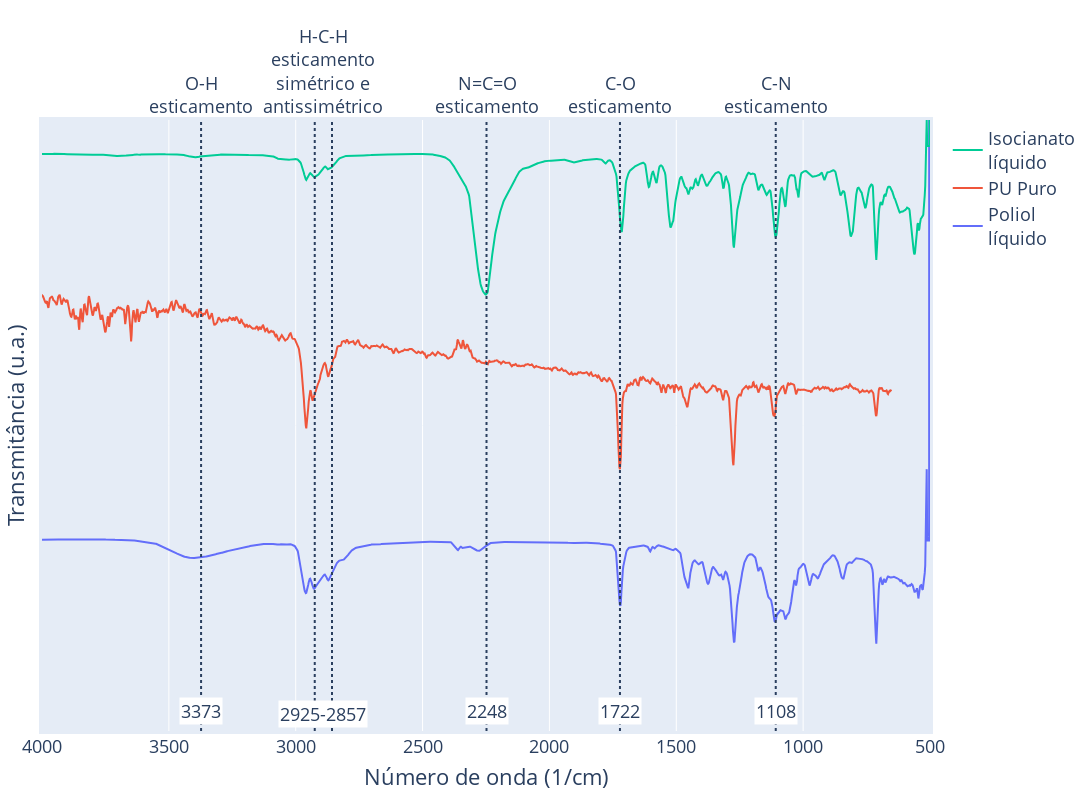

Notebook cell for this chart:
### Code cell
fig = go.Figure()
for k,(key, frame) in enumerate([
    ('Poliol.csv',frames['Poliol.csv']),
    ('pu-p2.csv',frames['pu-p2.csv']),
    ('Isocianato.csv',frames['Isocianato.csv']),
]):
    df = frame
    fig.add_trace(
        go.Scatter(
            x = df['Wavenumber'],
            y = df['%Transmitance'].apply(lambda x: x+k)/2,
            name = names[key],
            visible = True
        )
    )
fig.update_layout(
    xaxis_range = [4000, 500],
    yaxis_range = [-0.25, 1.5],
    xaxis_title_text = 'Número de onda (1/cm)',
    yaxis_title_text = 'Transmitância (u.a.)',
    #title_text = 'Espectros de Infra-vermelho',
    yaxis = dict(tickvals = [], zeroline = False),
    font_size = 18,
    legend={'traceorder':'reversed'},
    width = 1100,
    height = 800,
    margin = {
        't':120,
        'b':40,
        'r':40,
        'l':40,
        'pad':3
    }
)
fig = add_vibration_annotation(fig, 'N=C=O<br>esticamento', 2248)
fig = add_vibration_annotation(fig, 'O-H<br>esticamento', 3373)
fig = add_vibration_annotation(fig, 'C-N<br>esticamento', 1108)
fig = add_vibration_annotation(fig, 'C-O<br>esticamento', 1722)
fig = add_vibration_annotation(fig, 'H-C-H<br>esticamento<br>simétrico e<br>antissimétrico', [2857,2925])
fig

### Figure 1 — Plotly figure (JSON) as saved in the notebook; plotly's stock layout.template omitted (floating-point values rounded to 4 significant figures; data arrays with more than 128 entries replaced by an {"elided": "..."} marker saying what was removed)
{"data": [{"name": "Poliol<br>líquido", "type": "scatter", "visible": true, "x": {"elided": "1868 float values"}, "y": {"elided": "1868 float values"}}, {"name": "PU Puro", "type": "scatter", "visible": true, "x": {"elided": "1738 float values"}, "y": {"elided": "1738 float values"}}, {"name": "Isocianato<br>líquido", "type": "scatter", "visible": true, "x": {"elided": "1868 float values"}, "y": {"elided": "1868 float values"}}], "layout": {"annotations": [{"showarrow": false, "text": "N=C=O<br>esticamento", "x": 2248, "y": 1, "yanchor": "bottom", "yref": "paper"}, {"bgcolor": "white", "showarrow": false, "text": "2248", "x": 2248, "y": 0.055, "yanchor": "top", "yref": "paper"}, {"showarrow": false, "text": "O-H<br>esticamento", "x": 3373, "y": 1, "yanchor": "bottom", "yref": "paper"}, {"bgcolor": "white", "showarrow": false, "text": "3373", "x": 3373, "y": 0.055, "yanchor": "top", "yref": "paper"}, {"showarrow": false, "text": "C-N<br>esticamento", "x": 1108, "y": 1, "yanchor": "bottom", "yref": "paper"}, {"bgcolor": "white", "showarrow": false, "text": "1108", "x": 1108, "y": 0.055, "yanchor": "top", "yref": "paper"}, {"showarrow": false, "text": "C-O<br>esticamento", "x": 1722, "y": 1, "yanchor": "bottom", "yref": "paper"}, {"bgcolor": "white", "showarrow": false, "text": "1722", "x": 1722, "y": 0.055, "yanchor": "top", "yref": "paper"}, {"showarrow": false, "text": "H-C-H<br>esticamento<br>simétrico e<br>antissimétrico", "x": 2891, "y": 1, "yanchor": "bottom", "yref": "paper"}, {"bgcolor": "white", "showarrow": false, "text": "2925-2857", "x": 2891, "y": 0.05, "yanchor": "top", "yref": "paper"}], "font": {"size": 18}, "height": 800, "legend": {"traceorder": "reversed"}, "margin": {"b": 40, "l": 40, "pad": 3, "r": 40, "t": 120}, "shapes": [{"line": {"dash": "dot"}, "type": "line", "x0": 2248, "x1": 2248, "xref": "x", "y0": 0, "y1": 1, "yref": "y domain"}, {"line": {"dash": "dot"}, "type": "line", "x0": 3373, "x1": 3373, "xref": "x", "y0": 0, "y1": 1, "yref": "y domain"}, {"line": {"dash": "dot"}, "type": "line", "x0": 1108, "x1": 1108, "xref": "x", "y0": 0, "y1": 1, "yref": "y domain"}, {"line": {"dash": "dot"}, "type": "line", "x0": 1722, "x1": 1722, "xref": "x", "y0": 0, "y1": 1, "yref": "y domain"}, {"line": {"dash": "dot"}, "type": "line", "x0": 2857, "x1": 2857, "xref": "x", "y0": 0, "y1": 1, "yref": "y domain"}, {"line": {"dash": "dot"}, "type": "line", "x0": 2925, "x1": 2925, "xref": "x", "y0": 0, "y1": 1, "yref": "y domain"}], "width": 1100, "xaxis": {"range": [4000, 500], "title": {"text": "Número de onda (1/cm)"}}, "yaxis": {"range": [-0.25, 1.5], "tickvals": [], "title": {"text": "Transmitância (u.a.)"}, "zeroline": false}}}
